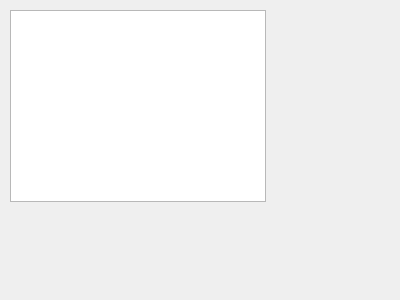
<?xml version="1.0" encoding="UTF-8"?>
<ui version="4.0">
 <class>MainWindow2</class>
 <widget class="QWidget" name="MainWindow2">
  <property name="geometry">
   <rect>
    <x>0</x>
    <y>0</y>
    <width>400</width>
    <height>300</height>
   </rect>
  </property>
  <property name="windowTitle">
   <string>mainwindow2</string>
  </property>
  <widget class="QTextBrowser" name="textBrowser">
   <property name="geometry">
    <rect>
     <x>10</x>
     <y>10</y>
     <width>256</width>
     <height>192</height>
    </rect>
   </property>
  </widget>
 </widget>
 <resources/>
 <connections/>
</ui>
